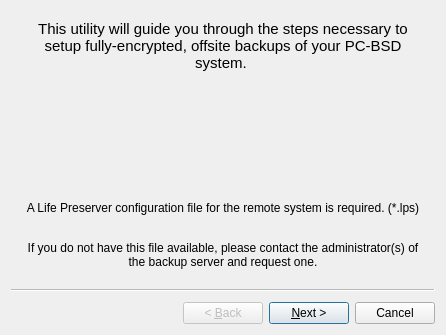
<?xml version="1.0" encoding="UTF-8"?>
<ui version="4.0">
 <class>LPISCSIWizard</class>
 <widget class="QWizard" name="LPISCSIWizard">
  <property name="geometry">
   <rect>
    <x>0</x>
    <y>0</y>
    <width>446</width>
    <height>335</height>
   </rect>
  </property>
  <property name="windowTitle">
   <string>ISCSI Setup Wizard</string>
  </property>
  <widget class="QWizardPage" name="wizardPage1">
   <layout class="QVBoxLayout" name="verticalLayout">
    <item>
     <widget class="QLabel" name="label">
      <property name="font">
       <font>
        <pointsize>11</pointsize>
       </font>
      </property>
      <property name="text">
       <string>This utility will guide you through the steps necessary to setup fully-encrypted, offsite backups of your PC-BSD system. </string>
      </property>
      <property name="alignment">
       <set>Qt::AlignCenter</set>
      </property>
      <property name="wordWrap">
       <bool>true</bool>
      </property>
     </widget>
    </item>
    <item>
     <spacer name="verticalSpacer">
      <property name="orientation">
       <enum>Qt::Vertical</enum>
      </property>
      <property name="sizeHint" stdset="0">
       <size>
        <width>20</width>
        <height>40</height>
       </size>
      </property>
     </spacer>
    </item>
    <item>
     <widget class="QLabel" name="label_2">
      <property name="text">
       <string>A Life Preserver configuration file for the remote system is required. (*.lps)</string>
      </property>
      <property name="alignment">
       <set>Qt::AlignCenter</set>
      </property>
      <property name="wordWrap">
       <bool>true</bool>
      </property>
     </widget>
    </item>
    <item>
     <spacer name="verticalSpacer_5">
      <property name="orientation">
       <enum>Qt::Vertical</enum>
      </property>
      <property name="sizeType">
       <enum>QSizePolicy::Fixed</enum>
      </property>
      <property name="sizeHint" stdset="0">
       <size>
        <width>20</width>
        <height>20</height>
       </size>
      </property>
     </spacer>
    </item>
    <item>
     <widget class="QLabel" name="label_19">
      <property name="mouseTracking">
       <bool>true</bool>
      </property>
      <property name="text">
       <string>If you do not have this file available, please contact the administrator(s) of the backup server and request one.</string>
      </property>
      <property name="alignment">
       <set>Qt::AlignCenter</set>
      </property>
      <property name="wordWrap">
       <bool>true</bool>
      </property>
     </widget>
    </item>
   </layout>
  </widget>
  <widget class="QWizardPage" name="wizardPage2">
   <property name="title">
    <string/>
   </property>
   <layout class="QVBoxLayout" name="verticalLayout_2">
    <item>
     <widget class="QLabel" name="label_4">
      <property name="font">
       <font>
        <pointsize>11</pointsize>
        <weight>75</weight>
        <bold>true</bold>
       </font>
      </property>
      <property name="text">
       <string>Backup Server Configuration</string>
      </property>
      <property name="alignment">
       <set>Qt::AlignCenter</set>
      </property>
     </widget>
    </item>
    <item>
     <widget class="Line" name="line">
      <property name="orientation">
       <enum>Qt::Horizontal</enum>
      </property>
     </widget>
    </item>
    <item>
     <layout class="QHBoxLayout" name="horizontalLayout">
      <item>
       <widget class="QToolButton" name="tool_getLPS">
        <property name="text">
         <string>Select</string>
        </property>
        <property name="icon">
         <iconset resource="lPreserve.qrc">
          <normaloff>:/images/view.png</normaloff>:/images/view.png</iconset>
        </property>
        <property name="toolButtonStyle">
         <enum>Qt::ToolButtonTextBesideIcon</enum>
        </property>
       </widget>
      </item>
      <item>
       <widget class="QLabel" name="label_LPSfile">
        <property name="text">
         <string notr="true">Please select a Life Preserver configuration file</string>
        </property>
       </widget>
      </item>
     </layout>
    </item>
    <item>
     <widget class="QGroupBox" name="groupBox">
      <property name="title">
       <string>Detected Settings:</string>
      </property>
      <layout class="QFormLayout" name="formLayout">
       <property name="labelAlignment">
        <set>Qt::AlignRight|Qt::AlignTrailing|Qt::AlignVCenter</set>
       </property>
       <item row="1" column="1">
        <widget class="QLabel" name="label_LPStarget"/>
       </item>
       <item row="2" column="1">
        <widget class="QLabel" name="label_LPSuser"/>
       </item>
       <item row="1" column="0">
        <widget class="QLabel" name="label_7">
         <property name="font">
          <font>
           <weight>75</weight>
           <bold>true</bold>
          </font>
         </property>
         <property name="text">
          <string>Target:</string>
         </property>
        </widget>
       </item>
       <item row="2" column="0">
        <widget class="QLabel" name="label_8">
         <property name="font">
          <font>
           <weight>75</weight>
           <bold>true</bold>
          </font>
         </property>
         <property name="text">
          <string>User:</string>
         </property>
        </widget>
       </item>
       <item row="0" column="0">
        <widget class="QLabel" name="label_9">
         <property name="font">
          <font>
           <weight>75</weight>
           <bold>true</bold>
          </font>
         </property>
         <property name="text">
          <string>Host:</string>
         </property>
        </widget>
       </item>
       <item row="0" column="1">
        <widget class="QLabel" name="label_LPShost"/>
       </item>
       <item row="3" column="0">
        <widget class="QLabel" name="label_3">
         <property name="font">
          <font>
           <weight>75</weight>
           <bold>true</bold>
          </font>
         </property>
         <property name="text">
          <string>Password:</string>
         </property>
        </widget>
       </item>
       <item row="3" column="1">
        <widget class="QLabel" name="label_LPSpass"/>
       </item>
      </layout>
     </widget>
    </item>
    <item>
     <widget class="QLabel" name="label_12">
      <property name="text">
       <string>If these settings don't look right, please contact the administrator of the backup server.</string>
      </property>
      <property name="alignment">
       <set>Qt::AlignCenter</set>
      </property>
      <property name="wordWrap">
       <bool>true</bool>
      </property>
     </widget>
    </item>
   </layout>
  </widget>
  <widget class="QWizardPage" name="wizardPage3">
   <layout class="QVBoxLayout" name="verticalLayout_3">
    <item>
     <widget class="QLabel" name="label_5">
      <property name="font">
       <font>
        <pointsize>11</pointsize>
        <weight>75</weight>
        <bold>true</bold>
       </font>
      </property>
      <property name="text">
       <string>Local Configuration</string>
      </property>
      <property name="alignment">
       <set>Qt::AlignCenter</set>
      </property>
     </widget>
    </item>
    <item>
     <widget class="Line" name="line_2">
      <property name="orientation">
       <enum>Qt::Horizontal</enum>
      </property>
     </widget>
    </item>
    <item>
     <layout class="QFormLayout" name="formLayout_2">
      <property name="labelAlignment">
       <set>Qt::AlignRight|Qt::AlignTrailing|Qt::AlignVCenter</set>
      </property>
      <item row="1" column="0">
       <widget class="QLabel" name="label_10">
        <property name="text">
         <string>Backup Schedule:</string>
        </property>
       </widget>
      </item>
      <item row="1" column="1">
       <widget class="QComboBox" name="combo_schedule"/>
      </item>
      <item row="2" column="1">
       <widget class="QTimeEdit" name="time_schedule">
        <property name="maximumTime">
         <time>
          <hour>23</hour>
          <minute>0</minute>
          <second>0</second>
         </time>
        </property>
        <property name="currentSection">
         <enum>QDateTimeEdit::NoSection</enum>
        </property>
        <property name="displayFormat">
         <string notr="true">@ h AP</string>
        </property>
        <property name="time">
         <time>
          <hour>1</hour>
          <minute>0</minute>
          <second>0</second>
         </time>
        </property>
       </widget>
      </item>
      <item row="0" column="0">
       <widget class="QLabel" name="label_6">
        <property name="text">
         <string>Backup Dataset:</string>
        </property>
       </widget>
      </item>
      <item row="0" column="1">
       <widget class="QComboBox" name="combo_zpool"/>
      </item>
      <item row="3" column="0" colspan="2">
       <widget class="QGroupBox" name="group_encryptData">
        <property name="title">
         <string>Re-use existing data on the host</string>
        </property>
        <property name="checkable">
         <bool>true</bool>
        </property>
        <property name="checked">
         <bool>false</bool>
        </property>
        <layout class="QHBoxLayout" name="horizontalLayout_2">
         <item>
          <widget class="QLabel" name="label_18">
           <property name="text">
            <string>GELI Encryption File:</string>
           </property>
          </widget>
         </item>
         <item>
          <widget class="QLineEdit" name="line_datapass">
           <property name="readOnly">
            <bool>true</bool>
           </property>
          </widget>
         </item>
         <item>
          <widget class="QToolButton" name="tool_findGELI">
           <property name="toolTip">
            <string>Select GELI File</string>
           </property>
           <property name="text">
            <string notr="true"/>
           </property>
           <property name="icon">
            <iconset resource="lPreserve.qrc">
             <normaloff>:/images/folder.png</normaloff>:/images/folder.png</iconset>
           </property>
          </widget>
         </item>
        </layout>
       </widget>
      </item>
     </layout>
    </item>
   </layout>
  </widget>
  <widget class="QWizardPage" name="wizardPage4">
   <layout class="QVBoxLayout" name="verticalLayout_5">
    <item>
     <spacer name="verticalSpacer_2">
      <property name="orientation">
       <enum>Qt::Vertical</enum>
      </property>
      <property name="sizeType">
       <enum>QSizePolicy::Fixed</enum>
      </property>
      <property name="sizeHint" stdset="0">
       <size>
        <width>20</width>
        <height>130</height>
       </size>
      </property>
     </spacer>
    </item>
    <item>
     <widget class="QLabel" name="label_17">
      <property name="font">
       <font>
        <pointsize>11</pointsize>
        <weight>75</weight>
        <bold>true</bold>
       </font>
      </property>
      <property name="text">
       <string>Please Wait.</string>
      </property>
      <property name="alignment">
       <set>Qt::AlignCenter</set>
      </property>
      <property name="wordWrap">
       <bool>true</bool>
      </property>
     </widget>
    </item>
    <item>
     <spacer name="verticalSpacer_4">
      <property name="orientation">
       <enum>Qt::Vertical</enum>
      </property>
      <property name="sizeHint" stdset="0">
       <size>
        <width>20</width>
        <height>77</height>
       </size>
      </property>
     </spacer>
    </item>
    <item>
     <widget class="QLabel" name="label_20">
      <property name="text">
       <string>Enabling off-site backup....</string>
      </property>
      <property name="alignment">
       <set>Qt::AlignCenter</set>
      </property>
     </widget>
    </item>
    <item>
     <spacer name="verticalSpacer_6">
      <property name="orientation">
       <enum>Qt::Vertical</enum>
      </property>
      <property name="sizeType">
       <enum>QSizePolicy::Fixed</enum>
      </property>
      <property name="sizeHint" stdset="0">
       <size>
        <width>20</width>
        <height>20</height>
       </size>
      </property>
     </spacer>
    </item>
   </layout>
  </widget>
  <widget class="QWizardPage" name="wizardPage5">
   <layout class="QVBoxLayout" name="verticalLayout_4">
    <item>
     <widget class="QLabel" name="label_11">
      <property name="font">
       <font>
        <pointsize>11</pointsize>
        <weight>75</weight>
        <bold>true</bold>
       </font>
      </property>
      <property name="text">
       <string>Save Backup Key File</string>
      </property>
      <property name="alignment">
       <set>Qt::AlignCenter</set>
      </property>
     </widget>
    </item>
    <item>
     <widget class="Line" name="line_3">
      <property name="orientation">
       <enum>Qt::Horizontal</enum>
      </property>
     </widget>
    </item>
    <item>
     <widget class="QLabel" name="label_13">
      <property name="text">
       <string>This key file is required to access/decrypt your saved data</string>
      </property>
      <property name="alignment">
       <set>Qt::AlignCenter</set>
      </property>
      <property name="wordWrap">
       <bool>true</bool>
      </property>
     </widget>
    </item>
    <item>
     <widget class="QGroupBox" name="group_keypass">
      <property name="title">
       <string>Encrypt Key File</string>
      </property>
      <property name="checkable">
       <bool>true</bool>
      </property>
      <property name="checked">
       <bool>true</bool>
      </property>
      <layout class="QFormLayout" name="formLayout_4">
       <property name="labelAlignment">
        <set>Qt::AlignRight|Qt::AlignTrailing|Qt::AlignVCenter</set>
       </property>
       <property name="topMargin">
        <number>3</number>
       </property>
       <property name="bottomMargin">
        <number>3</number>
       </property>
       <item row="0" column="0">
        <widget class="QLabel" name="label_14">
         <property name="text">
          <string>Password:</string>
         </property>
        </widget>
       </item>
       <item row="0" column="1">
        <widget class="QLineEdit" name="line_keypass">
         <property name="echoMode">
          <enum>QLineEdit::Password</enum>
         </property>
        </widget>
       </item>
       <item row="1" column="0">
        <widget class="QLabel" name="label_16">
         <property name="text">
          <string>Repeat Password:</string>
         </property>
        </widget>
       </item>
       <item row="1" column="1">
        <widget class="QLineEdit" name="line_keypass2">
         <property name="echoMode">
          <enum>QLineEdit::Password</enum>
         </property>
        </widget>
       </item>
      </layout>
     </widget>
    </item>
    <item>
     <layout class="QHBoxLayout" name="horizontalLayout_3">
      <item>
       <spacer name="horizontalSpacer_2">
        <property name="orientation">
         <enum>Qt::Horizontal</enum>
        </property>
        <property name="sizeHint" stdset="0">
         <size>
          <width>40</width>
          <height>20</height>
         </size>
        </property>
       </spacer>
      </item>
      <item>
       <widget class="QPushButton" name="push_savekey">
        <property name="font">
         <font>
          <weight>75</weight>
          <italic>false</italic>
          <bold>true</bold>
         </font>
        </property>
        <property name="text">
         <string>Create Key File</string>
        </property>
        <property name="icon">
         <iconset resource="lPreserve.qrc">
          <normaloff>:/images/key.png</normaloff>:/images/key.png</iconset>
        </property>
       </widget>
      </item>
      <item>
       <spacer name="horizontalSpacer">
        <property name="orientation">
         <enum>Qt::Horizontal</enum>
        </property>
        <property name="sizeHint" stdset="0">
         <size>
          <width>40</width>
          <height>20</height>
         </size>
        </property>
       </spacer>
      </item>
     </layout>
    </item>
    <item>
     <spacer name="verticalSpacer_3">
      <property name="orientation">
       <enum>Qt::Vertical</enum>
      </property>
      <property name="sizeHint" stdset="0">
       <size>
        <width>20</width>
        <height>30</height>
       </size>
      </property>
     </spacer>
    </item>
    <item>
     <widget class="QLabel" name="label_15">
      <property name="font">
       <font>
        <pointsize>11</pointsize>
        <weight>75</weight>
        <bold>true</bold>
       </font>
      </property>
      <property name="text">
       <string>WARNING</string>
      </property>
      <property name="alignment">
       <set>Qt::AlignCenter</set>
      </property>
      <property name="wordWrap">
       <bool>true</bool>
      </property>
     </widget>
    </item>
    <item>
     <spacer name="verticalSpacer_7">
      <property name="orientation">
       <enum>Qt::Vertical</enum>
      </property>
      <property name="sizeType">
       <enum>QSizePolicy::Fixed</enum>
      </property>
      <property name="sizeHint" stdset="0">
       <size>
        <width>20</width>
        <height>10</height>
       </size>
      </property>
     </spacer>
    </item>
    <item>
     <widget class="QLabel" name="label_21">
      <property name="text">
       <string>Make sure to save this key file to a safe location off-disk (like a USB stick you keep locked up). The administrator(s) of the backup server are not responsible for a lost key.</string>
      </property>
      <property name="alignment">
       <set>Qt::AlignCenter</set>
      </property>
      <property name="wordWrap">
       <bool>true</bool>
      </property>
     </widget>
    </item>
   </layout>
  </widget>
 </widget>
 <resources>
  <include location="lPreserve.qrc"/>
 </resources>
 <connections/>
</ui>
